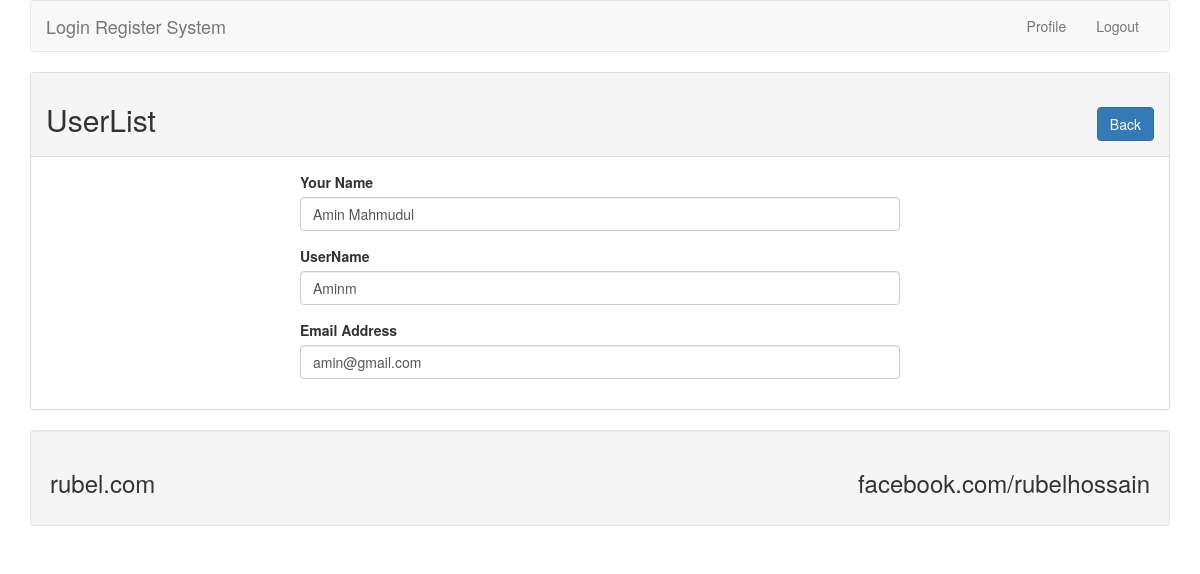
The app's page /profile.php?id=8 (signed in) with its own data.
### tables this page shows
CREATE TABLE `tbl_user` (
  `id` int(11) NOT NULL,
  `name` varchar(230) NOT NULL,
  `username` varchar(230) NOT NULL,
  `email` varchar(230) NOT NULL,
  `password` varchar(230) NOT NULL
);

### lib/User.php (called while the page is built, shortened)
<?php
	include 'Database.php';
class User
{
	private $db ;
	function __construct()
	{
		$this->db = new Database() ;
	}
	public function getUserById($id){
		$sql = "SELECT * from tbl_user where id = :id limit 1 ";
		$query = $this->db->pdo->prepare($sql);
		$query->bindValue(':id', $id);
		$query->execute() ;
		$result = $query->fetch(PDO::FETCH_OBJ);
		return $result ;
	}
}
?>

### lib/Database.php (called while the page is built)
<?php
class Database
{
	public $pdo ;
	function __construct()
	{
		$dsn = "mysql:dbname=db_lr;host=localhost";
		$username = "root";
		$pass = "";
		if(!isset($this->pdo)){
			try{
				$link = new PDO($dsn , $username,$pass);
				$this->pdo = $link ;
			}catch(PDOExecption $e){
				echo "Connection failed ".$e->getMessage();
			}
		}
	}
}
?>

### profile.php (the view, shortened to what this page needs)
 <?php
 include "lib/User.php";
 include "inc/header.php";
 ?>
<?php
if(isset($_GET['id'])){
	$userid = (int)$_GET['id'] ;
}
$user = new User() ;
?>
	<div class="panel panel-default">
	<div class="panel-heading">
	<h2>UserList<span class="pull-right"><a class="btn btn-primary" href="index.php">Back</a></span></h2>
	</div>
	<div class="panel-body">
	<div style="max-width: 600px; margin: 0 auto">
<?php
$userdata = $user->getUserById($userid);
if($userdata){
?>
	 <form action="" method="POST">
	 	<div class="form-group">
	 		<label for="name">Your Name</label>
	 		<input type="text" name="name" class="form-control" id="name" value="<?php echo $userdata->name ;?>" />
	 	</div>
	 	<div class="form-group">
	 		<label for="username">UserName</label>
	 		<input type="text" name="username" class="form-control" id="username" value="<?php echo $userdata->username ;?>" />
	 	</div>
	 	<div class="form-group">
	 		<label for="email">Email Address</label>
	 		<input type="email" name="email" class="form-control" id="email" value="<?php echo $userdata->email ;?>" />
	 	</div>
	 </form>
<?php
}
?>
	 </div>
	</div>
	</div>
<?php
include 'inc/footer.php';
?>

### records on screen
tbl_user: name "Amin Mahmudul", username "Aminm", email "amin@gmail.com"
